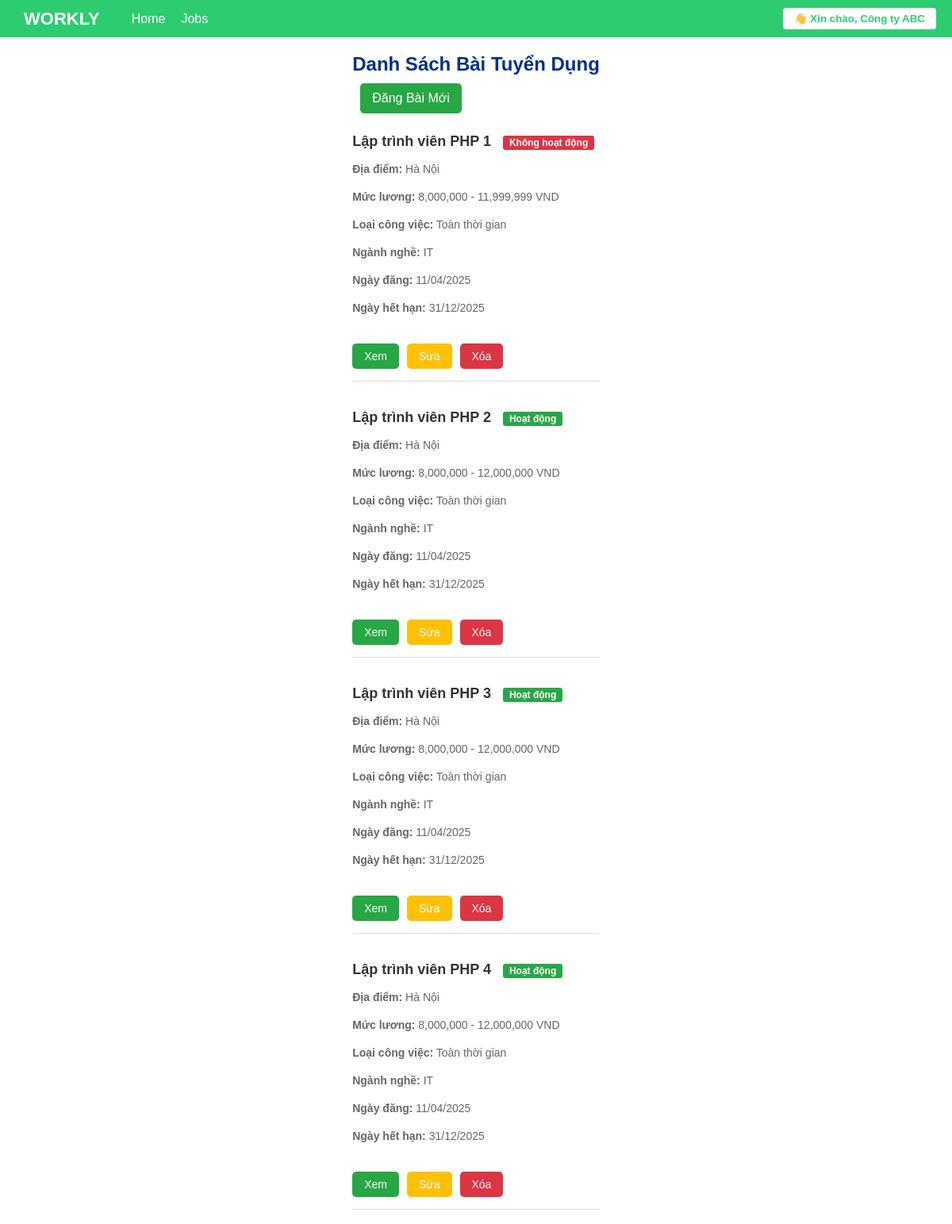
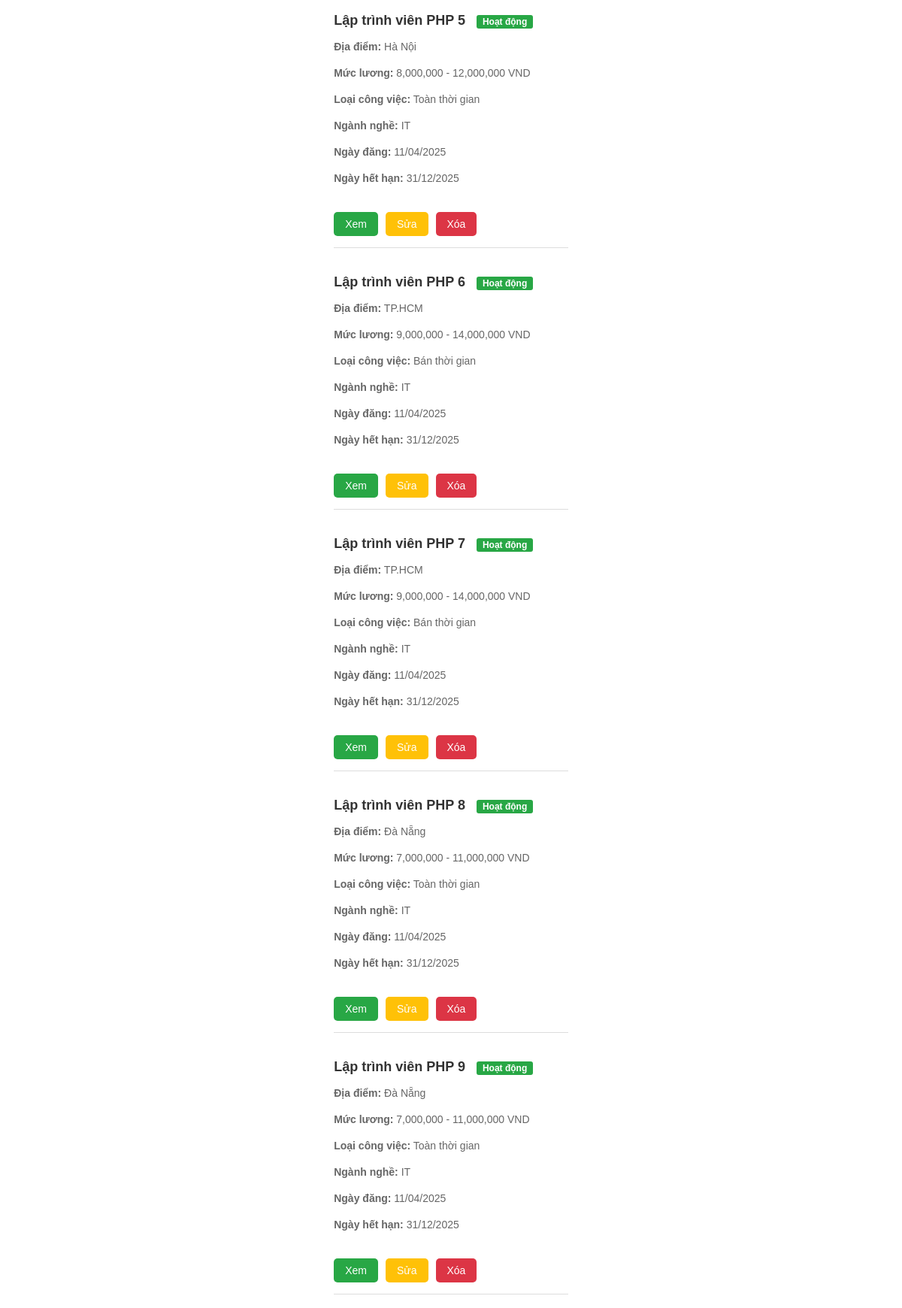
/employer/posted_jobs.php (signed in, upper part), run on the app's committed database (2 pictures, top to bottom).
### tables this page shows
CREATE TABLE IF NOT EXISTS `employers` (
  `id` int(11) NOT NULL AUTO_INCREMENT,
  `user_id` int(11) NOT NULL,
  `company_name` varchar(255) NOT NULL,
  `website` varchar(255) DEFAULT NULL,
  `description` text DEFAULT NULL,
  `company_logo` varchar(255) NOT NULL DEFAULT 'assets/images/default-null.png',
  PRIMARY KEY (`id`),
  KEY `user_id` (`user_id`)
);

CREATE TABLE IF NOT EXISTS `job_posts` (
  `id` int(11) NOT NULL AUTO_INCREMENT,
  `employer_id` int(11) NOT NULL,
  `title` varchar(255) NOT NULL,
  `description` text NOT NULL,
  `location` varchar(100) DEFAULT NULL,
  `salary_min` int(11) DEFAULT NULL,
  `salary_max` int(11) DEFAULT NULL,
  `job_type` enum('full-time','part-time') NOT NULL,
  `industry` varchar(100) DEFAULT NULL,
  `keywords` text DEFAULT NULL,
  `status` enum('active','inactive') DEFAULT 'active',
  `expires_at` date DEFAULT NULL,
  `created_at` timestamp NOT NULL DEFAULT current_timestamp(),
  `requirements` text DEFAULT NULL,
  `benefits` text DEFAULT NULL,
  `updated_at` timestamp NULL DEFAULT NULL ON UPDATE current_timestamp(),
  PRIMARY KEY (`id`),
  KEY `employer_id` (`employer_id`)
);

### employer/posted_jobs.php (the view, shortened to what this page needs)
<?php
require_once '../includes/config.php';
function getEmployerId($user_id, $conn)
{
    $stmt = $conn->prepare("SELECT id FROM employers WHERE user_id = :user_id");
    $stmt->execute([':user_id' => $user_id]);
    $result = $stmt->fetch(PDO::FETCH_ASSOC);
    return $result ? $result['id'] : null;
}
$employer_id = getEmployerId($_SESSION['user_id'], $conn);
$stmt = $conn->prepare("SELECT id, title, location, salary_min, salary_max, job_type, industry, created_at, expires_at, status FROM job_posts WHERE employer_id = :employer_id ORDER BY created_at DESC");
$stmt->execute([':employer_id' => $employer_id]);
$jobs = $stmt->fetchAll(PDO::FETCH_ASSOC);
?>
<!DOCTYPE html>
<html lang="vi">
<head>
    <link rel="stylesheet" href="../assets/css/styles.css">
</head>
<body>
    <?php include '../includes/header.php'; ?>
    <div class="container">
        <div class="main-content">
            <h2 style="margin: 0px;">Danh Sách Bài Tuyển Dụng</h2>
            <a href="post_job.php" class="apply-btn mb-3 d-inline-block" style="margin-top: 0px; margin: 10px;">Đăng Bài Mới</a>
            <?php if (empty($jobs)): ?>
                <p class="error">Bạn chưa đăng bài tuyển dụng nào.</p>
            <?php else: ?>
                <?php foreach ($jobs as $job): ?>
                    <div class="job-listing">
                        <div class="job-content">
                            <div class="job-title">
                                <?= htmlspecialchars($job['title']) ?>
                                <span class="new-badge <?= $job['status'] === 'active' ? 'status-active' : 'status-inactive' ?>">
                                    <?= $job['status'] === 'active' ? 'Hoạt động' : 'Không hoạt động' ?>
                                </span>
                            </div>
                            <div class="job-desc">
                                <p><strong>Địa điểm:</strong> <?= htmlspecialchars($job['location'] ?? 'N/A') ?></p>
                                <p><strong>Mức lương:</strong>
                                    <?php
                                    if ($job['salary_min'] && $job['salary_max']) {
                                        echo number_format($job['salary_min']) . ' - ' . number_format($job['salary_max']) . ' VND';
                                    } elseif ($job['salary_min']) {
                                        echo 'Từ ' . number_format($job['salary_min']) . ' VND';
                                    } elseif ($job['salary_max']) {
                                        echo 'Đến ' . number_format($job['salary_max']) . ' VND';
                                    } else {
                                        echo 'Thỏa thuận';
                                    }
                                    ?>
                                </p>
                                <p><strong>Loại công việc:</strong> <?= htmlspecialchars($job['job_type'] === 'full-time' ? 'Toàn thời gian' : 'Bán thời gian') ?></p>
                                <p><strong>Ngành nghề:</strong> <?= htmlspecialchars($job['industry'] ?? 'N/A') ?></p>
                                <p><strong>Ngày đăng:</strong> <?= date('d/m/Y', strtotime($job['created_at'])) ?></p>
                                <p><strong>Ngày hết hạn:</strong> <?= $job['expires_at'] ? date('d/m/Y', strtotime($job['expires_at'])) : 'N/A' ?></p>
                            </div>
                            <div class="job-actions">
                                <a href="/job_detail.php?id=<?= $job['id'] ?>" class="apply-btn btn-action">Xem</a>
                                <a href="edit_job_employer.php?id=<?= $job['id'] ?>" class="apply-btn btn-action" style="background-color: #ffc107;">Sửa</a>
                                <a href="delete_job_employer.php?id=<?= $job['id'] ?>" class="apply-btn btn-action" style="background-color: #dc3545;" onclick="return confirm('Bạn có chắc muốn xóa?')">Xóa</a>
                            </div>
                        </div>
                    </div>
                <?php endforeach; ?>
            <?php endif; ?>
        </div>
    </div>
</body>
</html>

### includes/header.php (shortened to what this page needs)
<?php
require_once __DIR__ . '/config.php';
$displayName = $_SESSION['username'] ?? 'Người dùng';
if (isset($_SESSION['user_id']) && isset($_SESSION['role'])) {
    if ($_SESSION['role'] === 'candidate') {
        $stmt = $conn->prepare("SELECT full_name FROM candidates WHERE user_id = :uid");
        $stmt->execute([':uid' => $_SESSION['user_id']]);
        $row = $stmt->fetch(PDO::FETCH_ASSOC);
        if ($row && $row['full_name']) {
            $displayName = $row['full_name'];
        }
    } elseif ($_SESSION['role'] === 'employer') {
        $stmt = $conn->prepare("SELECT company_name FROM employers WHERE user_id = :uid");
        $stmt->execute([':uid' => $_SESSION['user_id']]);
        $row = $stmt->fetch(PDO::FETCH_ASSOC);
        if ($row && $row['company_name']) {
            $displayName = $row['company_name'];
        }
    } elseif ($_SESSION['role'] === 'admin') {
        $displayName = 'Admin';
    }
}
?>
<div class="navbar">
    <div class="left-side">
        <a href="/index.php" class="logo">WORKLY</a>
        <a href="/index.php">Home</a>
        <a href="/jobs.php">Jobs</a>
    </div>
    <div class="right-side">
        <?php if (isset($_SESSION['user_id'])): ?>
            <div class="dropdown">
                <button class="dropdown-btn">
                    👋 Xin chào, <?= htmlspecialchars($displayName) ?>
                </button>
            </div>
        <?php endif; ?>
    </div>
</div>

### assets/css/styles.css (style rules this page uses)
body { font-family: Arial, sans-serif; margin: 0; padding: 0; color: #333; display: flex; flex-direction: column; min-height: 100vh; }
button, .update-btn, .apply-btn { padding: 10px 15px; background-color: #007bff; color: white; border: none; border-radius: 5px; cursor: pointer; transition: background 0.3s ease; }
.apply-btn { background: #28a745; font-size: 16px; margin-top: 20px; text-decoration: none; display: inline-block; }
.container { max-width: 1200px; margin: 0 auto; padding: 20px; display: flex; gap: 30px; }
.main-content { flex: 3; }
.main-content h2 { font-size: 24px; color: #003087; margin-bottom: 20px; }
.navbar { display: flex; justify-content: space-between; align-items: center; background-color: #2ecc71; padding: 10px 20px; }
.navbar .left-side, .navbar .right-side { display: flex; align-items: center; }
.navbar .logo { font-size: 22px; font-weight: bold; color: white; margin-right: 30px; text-transform: uppercase; text-decoration: none; }
.navbar a { color: white; text-decoration: none; margin: 0 10px; font-size: 16px; }
.dropdown { position: relative; display: inline-block; }
.dropdown-btn { background-color: white; color: #2ecc71; padding: 6px 14px; border: none; border-radius: 4px; cursor: pointer; font-weight: bold; }
.job-listing, .job-info { display: flex; gap: 20px; margin-bottom: 20px; }
.job-listing { padding: 15px 0; border-bottom: 1px solid #ddd; }
.job-content { flex: 1; }
.job-title { font-size: 18px; font-weight: bold; margin-bottom: 5px; }
.new-badge { background: #ffcc00; color: #333; padding: 2px 8px; border-radius: 3px; font-size: 12px; margin-left: 10px; font-weight: bold; }
.job-desc, .job-description, .job-requirements, .job-benefits, .job-meta p { color: #666; font-size: 14px; line-height: 1.5; }
.job-actions { margin-top: 10px; display: flex; gap: 10px; }
.job-actions .apply-btn { padding: 8px 15px; font-size: 14px; }
.status-active { background: #28a745; color: white; }
.status-inactive { background: #dc3545; color: white; }

### data on the page
employers: company_name "Công ty ABC"
job_posts: title "Lập trình viên PHP 1", status "Không hoạt động", location "Hà Nội", salary_min "8,000,000", salary_max "11,999,999", job_type "Toàn thời gian", industry "IT", created_at "11/04/2025", expires_at "31/12/2025"
job_posts: title "Lập trình viên PHP 2", status "Hoạt động", location "Hà Nội", salary_min "8,000,000", salary_max "12,000,000", job_type "Toàn thời gian", industry "IT", created_at "11/04/2025", expires_at "31/12/2025"
job_posts: title "Lập trình viên PHP 3", status "Hoạt động", location "Hà Nội", salary_min "8,000,000", salary_max "12,000,000", job_type "Toàn thời gian", industry "IT", created_at "11/04/2025", expires_at "31/12/2025"
job_posts: title "Lập trình viên PHP 4", status "Hoạt động", location "Hà Nội", salary_min "8,000,000", salary_max "12,000,000", job_type "Toàn thời gian", industry "IT", created_at "11/04/2025", expires_at "31/12/2025"
job_posts: title "Lập trình viên PHP 5", status "Hoạt động", location "Hà Nội", salary_min "8,000,000", salary_max "12,000,000", job_type "Toàn thời gian", industry "IT", created_at "11/04/2025", expires_at "31/12/2025"
job_posts: title "Lập trình viên PHP 6", status "Hoạt động", location "TP.HCM", salary_min "9,000,000", salary_max "14,000,000", job_type "Bán thời gian", industry "IT", created_at "11/04/2025", expires_at "31/12/2025"
job_posts: title "Lập trình viên PHP 7", status "Hoạt động", location "TP.HCM", salary_min "9,000,000", salary_max "14,000,000", job_type "Bán thời gian", industry "IT", created_at "11/04/2025", expires_at "31/12/2025"
job_posts: title "Lập trình viên PHP 8", status "Hoạt động", location "Đà Nẵng", salary_min "7,000,000", salary_max "11,000,000", job_type "Toàn thời gian", industry "IT", created_at "11/04/2025", expires_at "31/12/2025"
job_posts: title "Lập trình viên PHP 9", status "Hoạt động", location "Đà Nẵng", salary_min "7,000,000", salary_max "11,000,000", job_type "Toàn thời gian", industry "IT", created_at "11/04/2025", expires_at "31/12/2025"
